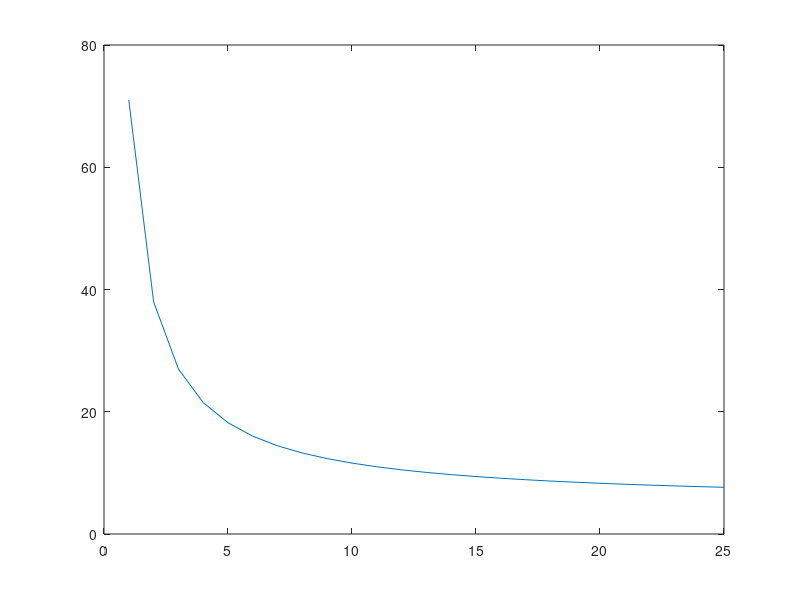

MATLAB code for this plot:
%%AK Script to estimate number of results based on simulation time
%%collected by Pedro using our fastest computer.

rtDegreeRes=[1 0.25]; %InSite ray tracing (rt) resolution in degrees
diffusionScattering=1; %enabled or not
if diffusionScattering==1
    TstartSim=[66 198]; %time estimated by Pedro for 1 Rx (seconds)
    TperRxSim=[5 10]; %time estimated by Pedro for adding an extra Rx (seconds)
else %Pedro, should I divide by 2?????
    TstartSim=[66 198]/3; %time estimated by Pedro for 1 Rx (seconds)
    TperRxSim=[5 10]/3; %time estimated by Pedro for adding an extra Rx (seconds)
end
chosenDegreeRes=1; %choose a resolution

%% Define Ts and Te
vel=15 %m/s
streetWidth=20 %meters
d=tan(rtDegreeRes(chosenDegreeRes)*pi/180)*streetWidth; %distance, ortogonal to DSU
Ts=d/vel %to given an idea
Ts=100e-3; %assumed Ts
Te=5;
numScenesPerEpisode=floor(Te/Ts) %num of scene per episode

%% Evaluate processing time
Nrx=1:25; %num of Rxs
%time for a snapshot, one InSite simulation
TinsiteSim=TstartSim(chosenDegreeRes)+Nrx*TperRxSim(chosenDegreeRes)   % seconds
TrxResult=TinsiteSim./Nrx; %time for obtaining one Rx result
plot(Nrx,TrxResult)

Nrx=10; %good tradeoff between less time and diversity (see curves)
%reset values for final choice
TinsiteSim=TstartSim(chosenDegreeRes)+Nrx*TperRxSim(chosenDegreeRes)   % seconds
TrxResult=TinsiteSim./Nrx; %time for obtaining one Rx result
TepisodeResult=TrxResult*numScenesPerEpisode;

Ttotal=48*60*60; % available time for simulation: 2 days

numEpi=floor(Ttotal/TepisodeResult) %final number of episodes
numScenes=numEpi*numScenesPerEpisode %final number of classification problems (scenes)